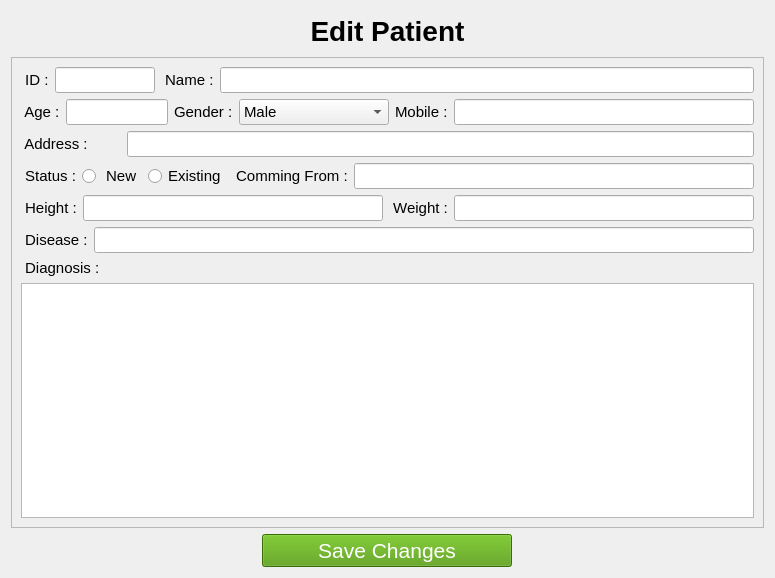
<?xml version="1.0" encoding="UTF-8"?>
<ui version="4.0">
 <class>Form</class>
 <widget class="QWidget" name="Form">
  <property name="geometry">
   <rect>
    <x>0</x>
    <y>0</y>
    <width>775</width>
    <height>578</height>
   </rect>
  </property>
  <property name="windowTitle">
   <string>Edit Patient</string>
  </property>
  <property name="windowIcon">
   <iconset>
    <normaloff>icons/edit.png</normaloff>icons/edit.png</iconset>
  </property>
  <layout class="QVBoxLayout" name="verticalLayout_3">
   <item>
    <widget class="QPushButton" name="pushButton_2">
     <property name="font">
      <font>
       <pointsize>21</pointsize>
       <weight>75</weight>
       <bold>true</bold>
      </font>
     </property>
     <property name="text">
      <string>Edit Patient</string>
     </property>
     <property name="icon">
      <iconset>
       <normaloff>icons/edit.png</normaloff>icons/edit.png</iconset>
     </property>
     <property name="iconSize">
      <size>
       <width>30</width>
       <height>30</height>
      </size>
     </property>
     <property name="flat">
      <bool>true</bool>
     </property>
    </widget>
   </item>
   <item>
    <widget class="QScrollArea" name="scrollArea">
     <property name="font">
      <font>
       <pointsize>11</pointsize>
      </font>
     </property>
     <property name="widgetResizable">
      <bool>true</bool>
     </property>
     <widget class="QWidget" name="scrollAreaWidgetContents">
      <property name="geometry">
       <rect>
        <x>0</x>
        <y>0</y>
        <width>751</width>
        <height>445</height>
       </rect>
      </property>
      <layout class="QVBoxLayout" name="verticalLayout_2">
       <item>
        <layout class="QVBoxLayout" name="verticalLayout">
         <item>
          <layout class="QHBoxLayout" name="horizontalLayout">
           <item>
            <widget class="QLabel" name="label_12">
             <property name="text">
              <string> ID :</string>
             </property>
            </widget>
           </item>
           <item>
            <widget class="QLineEdit" name="lineEdit_8">
             <property name="maximumSize">
              <size>
               <width>100</width>
               <height>16777215</height>
              </size>
             </property>
             <property name="readOnly">
              <bool>true</bool>
             </property>
            </widget>
           </item>
           <item>
            <widget class="QLabel" name="label_3">
             <property name="font">
              <font>
               <pointsize>11</pointsize>
              </font>
             </property>
             <property name="text">
              <string> Name :</string>
             </property>
            </widget>
           </item>
           <item>
            <widget class="QLineEdit" name="name">
             <property name="font">
              <font>
               <pointsize>11</pointsize>
              </font>
             </property>
            </widget>
           </item>
          </layout>
         </item>
         <item>
          <layout class="QHBoxLayout" name="horizontalLayout_6">
           <item>
            <widget class="QLabel" name="label">
             <property name="text">
              <string> Age :</string>
             </property>
            </widget>
           </item>
           <item>
            <widget class="QLineEdit" name="lineEdit">
             <property name="minimumSize">
              <size>
               <width>30</width>
               <height>1</height>
              </size>
             </property>
            </widget>
           </item>
           <item>
            <widget class="QLabel" name="label_2">
             <property name="text">
              <string>Gender :</string>
             </property>
            </widget>
           </item>
           <item>
            <widget class="QComboBox" name="comboBox">
             <property name="minimumSize">
              <size>
               <width>150</width>
               <height>3</height>
              </size>
             </property>
             <item>
              <property name="text">
               <string>Male</string>
              </property>
             </item>
             <item>
              <property name="text">
               <string>Female</string>
              </property>
             </item>
            </widget>
           </item>
           <item>
            <widget class="QLabel" name="label_4">
             <property name="text">
              <string>Mobile :</string>
             </property>
            </widget>
           </item>
           <item>
            <widget class="QLineEdit" name="lineEdit_2">
             <property name="minimumSize">
              <size>
               <width>300</width>
               <height>1</height>
              </size>
             </property>
            </widget>
           </item>
          </layout>
         </item>
         <item>
          <layout class="QHBoxLayout" name="horizontalLayout_7">
           <item>
            <widget class="QLabel" name="label_5">
             <property name="minimumSize">
              <size>
               <width>100</width>
               <height>1</height>
              </size>
             </property>
             <property name="text">
              <string> Address :</string>
             </property>
            </widget>
           </item>
           <item>
            <widget class="QLineEdit" name="lineEdit_3"/>
           </item>
          </layout>
         </item>
        </layout>
       </item>
       <item>
        <layout class="QHBoxLayout" name="horizontalLayout_2">
         <item>
          <widget class="QLabel" name="label_6">
           <property name="text">
            <string> Status :</string>
           </property>
          </widget>
         </item>
         <item>
          <widget class="QRadioButton" name="radioButton_2">
           <property name="text">
            <string> New</string>
           </property>
          </widget>
         </item>
         <item>
          <widget class="QRadioButton" name="radioButton">
           <property name="text">
            <string>Existing</string>
           </property>
          </widget>
         </item>
         <item>
          <widget class="QLabel" name="label_7">
           <property name="text">
            <string> Comming From :</string>
           </property>
          </widget>
         </item>
         <item>
          <widget class="QLineEdit" name="lineEdit_4"/>
         </item>
        </layout>
       </item>
       <item>
        <layout class="QHBoxLayout" name="horizontalLayout_3">
         <item>
          <widget class="QLabel" name="label_8">
           <property name="text">
            <string> Height :</string>
           </property>
          </widget>
         </item>
         <item>
          <widget class="QLineEdit" name="lineEdit_5"/>
         </item>
         <item>
          <widget class="QLabel" name="label_9">
           <property name="text">
            <string> Weight :</string>
           </property>
          </widget>
         </item>
         <item>
          <widget class="QLineEdit" name="lineEdit_6"/>
         </item>
        </layout>
       </item>
       <item>
        <layout class="QHBoxLayout" name="horizontalLayout_4">
         <item>
          <widget class="QLabel" name="label_10">
           <property name="text">
            <string> Disease :</string>
           </property>
          </widget>
         </item>
         <item>
          <widget class="QLineEdit" name="lineEdit_7"/>
         </item>
        </layout>
       </item>
       <item>
        <layout class="QVBoxLayout" name="verticalLayout_4">
         <item>
          <widget class="QLabel" name="label_11">
           <property name="text">
            <string> Diagnosis :</string>
           </property>
          </widget>
         </item>
         <item>
          <widget class="QTextEdit" name="textEdit"/>
         </item>
        </layout>
       </item>
      </layout>
     </widget>
    </widget>
   </item>
   <item>
    <layout class="QHBoxLayout" name="horizontalLayout_8">
     <item>
      <widget class="QPushButton" name="editpatient">
       <property name="maximumSize">
        <size>
         <width>250</width>
         <height>1000</height>
        </size>
       </property>
       <property name="font">
        <font>
         <pointsize>16</pointsize>
         <weight>50</weight>
         <bold>false</bold>
        </font>
       </property>
       <property name="styleSheet">
        <string notr="true">background-color: rgb(78, 154, 6);
color: rgb(255, 255, 255);</string>
       </property>
       <property name="text">
        <string>Save Changes</string>
       </property>
      </widget>
     </item>
    </layout>
   </item>
  </layout>
 </widget>
 <resources/>
 <connections/>
</ui>
